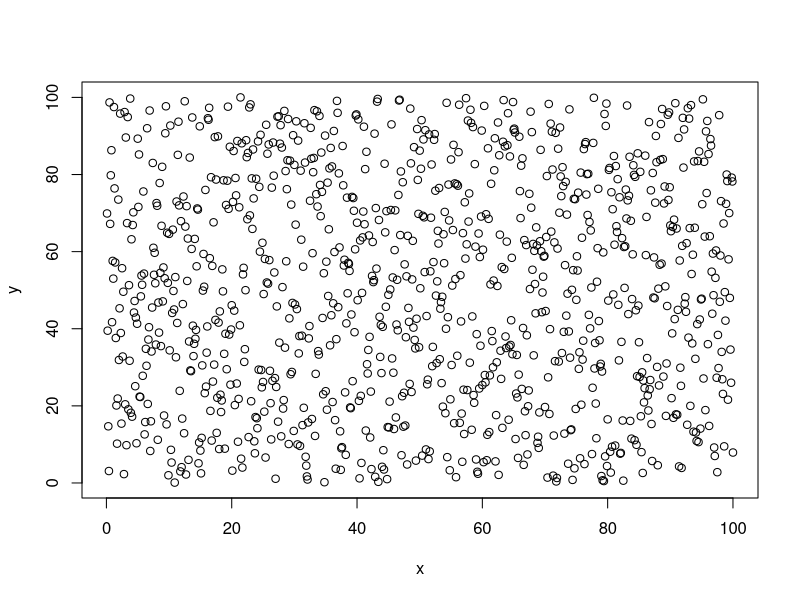

This chart was generated by the following R code:
#ratings by reviewers a and b
critic_a=runif(n=1000,min=0,max=6)
critic_b=runif(n=1000,min=4,max=10)
#converting into ecdf
ecdf_a=ecdf(critic_a)
ecdf_b=ecdf(critic_b)
x=ecdf_a(critic_a)*100
y=ecdf_b(critic_b)*100
#scatterplot
plot(x,y)
